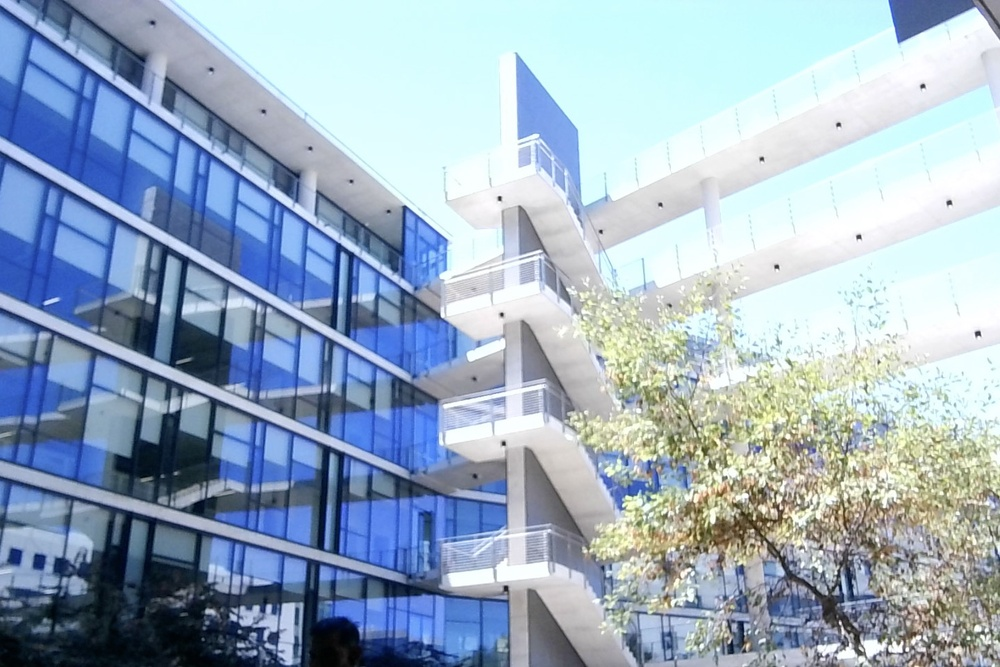
#> input picture q_ir/Photo on 8-19-25 at 12.00 PM #2.JPG, 1000 x 667 px, shrunk from 1440 x 960 before the run; its folder holds 4 pictures in this run
$ jupyter execute --allow-errors boxes-frames-multiple.ipynb
#> lines starting #> are read from the running program, lines starting #| are printed output that depends on the picture
[cell 1]
import os
import matplotlib.pyplot as plt
import cv2
import numpy as np
import random
from glob import glob

[cell 2]
imgs_folder  = '../filters-results/imgs/q_ir'
impaths = sorted(glob(imgs_folder + "/**.*"))

[cell 3]
def image_grids(image, N):
    """
    Splits the given image into N x N grids.

    Parameters:
        image (numpy.ndarray): The input image loaded with OpenCV.
        N (int): Number of rows and columns to split the image into.

    Returns:
        grids (list): A list of grid cells (as image crops).
    """
    if image is None:
        raise ValueError("The provided image is None.")

    height, width = image.shape[:2]

    grid_h = height // N
    grid_w = width // N

    grids = []

    for i in range(N):
        for j in range(N):
            top = i * grid_h
            left = j * grid_w
            bottom = (i + 1) * grid_h if i < N - 1 else height
            right = (j + 1) * grid_w if j < N - 1 else width

            grid = image[top:bottom, left:right]
            grids.append(grid)

    return grids

[cell 4]
impaths

[cell 5]
imgs_bgr = [cv2.imread(i) for i in impaths]
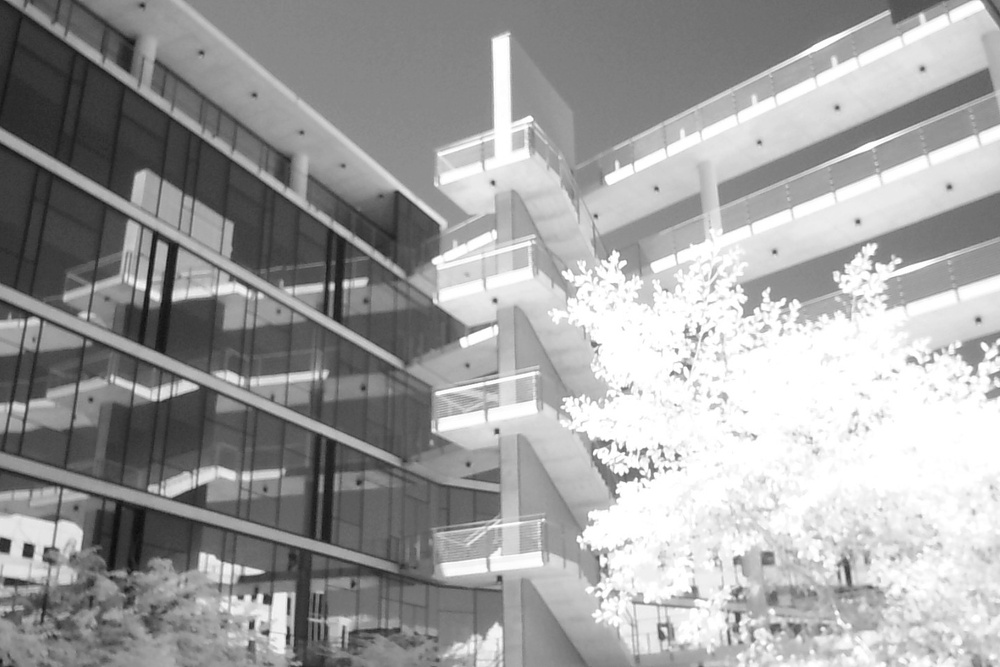
#> input picture q_ir/Photo on 8-19-25 at 12.00 PM.JPG, 1000 x 667 px, shrunk from 1440 x 960 before the run
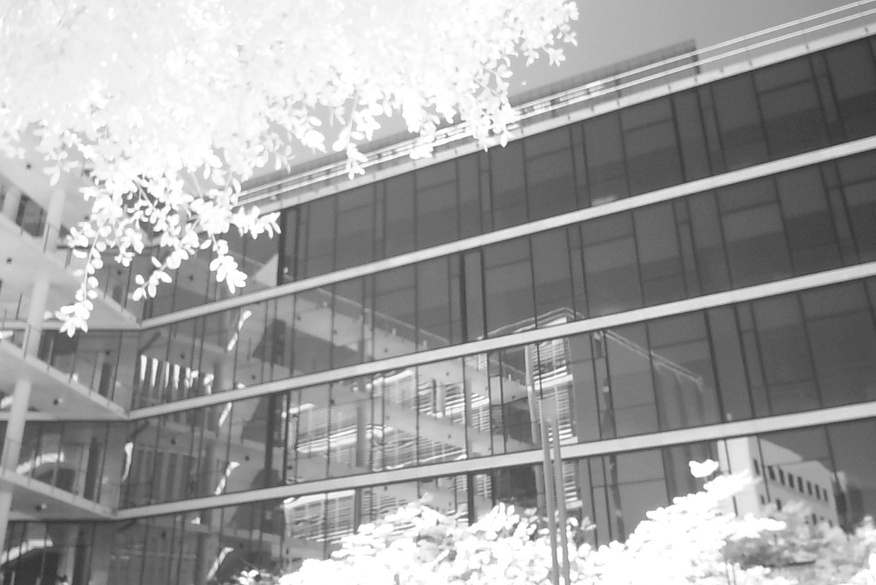
#> input picture q_ir/Photo on 8-19-25 at 12.04 PM #2.JPG, 876 x 585 px, shrunk from 1262 x 842 before the run
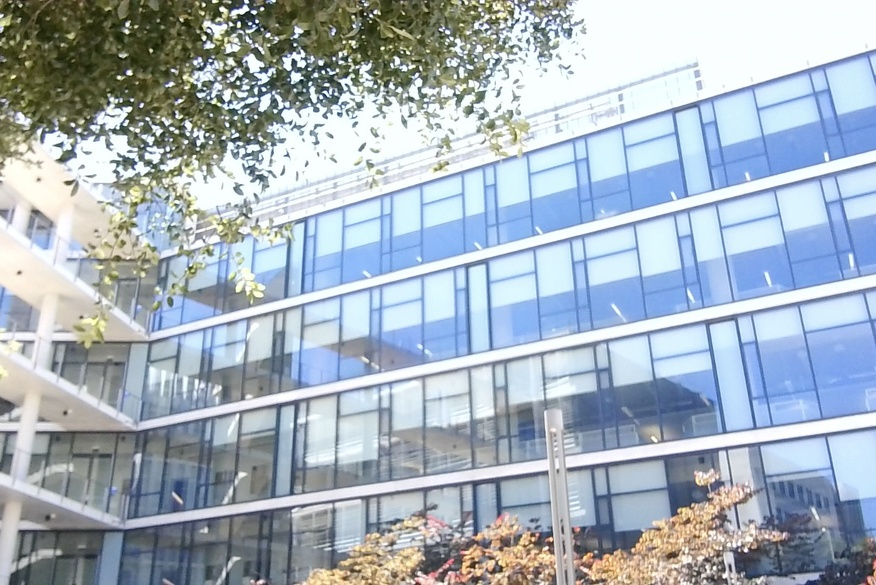
#> input picture q_ir/Photo on 8-19-25 at 12.04 PM.JPG, 876 x 585 px, shrunk from 1262 x 842 before the run
#> imgs_bgr = 4 items
imgs_rgb = [cv2.cvtColor(img,cv2.COLOR_BGR2RGB) for img in imgs_bgr ]
#> imgs_rgb = 4 items

[cell 6]
pair = imgs_rgb[0:2]
#> pair = 2 items
pair2 =  imgs_rgb[2:4]
#> pair2 = 2 items
pair3 =  imgs_rgb[4:6]
#> pair3 = []

[cell 7]
IMGSQTY = len(pair)
#> IMGSQTY = 2

#> (a cell that did not finish here is left out)

#> (a cell that did not finish here is left out)

[cell 10]
for i in range(2, 31, 2):

    side = i
    #boxed_list = [image_grids(i,side) for i in pair[::-1] ]
    boxed_list = [image_grids(i,side) for i in pair ]
    combined = []
    box_slct = 0
    imgqty = len(boxed_list)
    for i in range(side ** 2):
        combined.append(boxed_list[box_slct][i])
        box_slct+=1
        if not box_slct % IMGSQTY:
            box_slct = 0

    sq = [combined[i * side:(i + 1) * side] for i in range(side)]
    v = []
    for h in sq:
        v.append(np.hstack(h))
    j = np.vstack(v)
    im2save = cv2.cvtColor(j,cv2.COLOR_RGB2BGR)
    outf = f"../filters-results/qir_results_pair/q3_{side}.png"
    cv2.imwrite(outf,im2save)

    boxed_list = [image_grids(i,side) for i in pair[::-1] ]
    combined = []
    box_slct = 0
    imgqty = len(boxed_list)
    for i in range(side ** 2):
        combined.append(boxed_list[box_slct][i])
        box_slct+=1
        if not box_slct % IMGSQTY:
            box_slct = 0

    sq = [combined[i * side:(i + 1) * side] for i in range(side)]
    v = []
    for h in sq:
        v.append(np.hstack(h))
    j = np.vstack(v)
    im2save = cv2.cvtColor(j,cv2.COLOR_RGB2BGR)
    outf = f"../filters-results/qir_results_pair/R_q3_{side}.png"
    cv2.imwrite(outf,im2save)
#> this loop made 15 passes
#> pass 1, `im2save = cv2.cvtColor(j,cv2.COLOR_RGB2BGR)`:
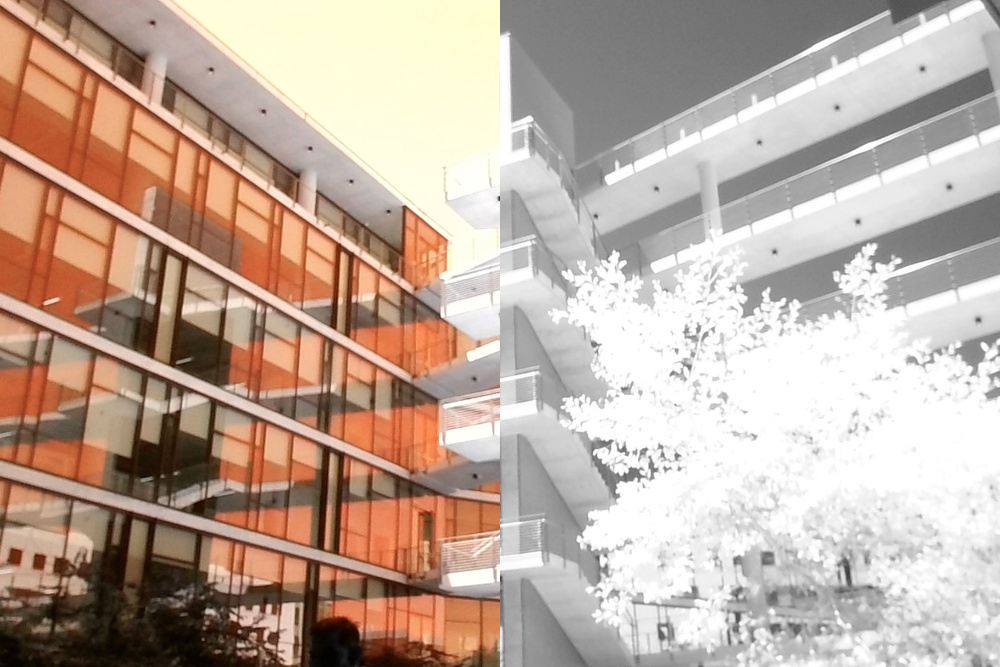
#> im2save: shape (667, 1000, 3); mean R, G, B 190.3, 170.8, 157.8
#> pass 1, `im2save = cv2.cvtColor(j,cv2.COLOR_RGB2BGR)`:
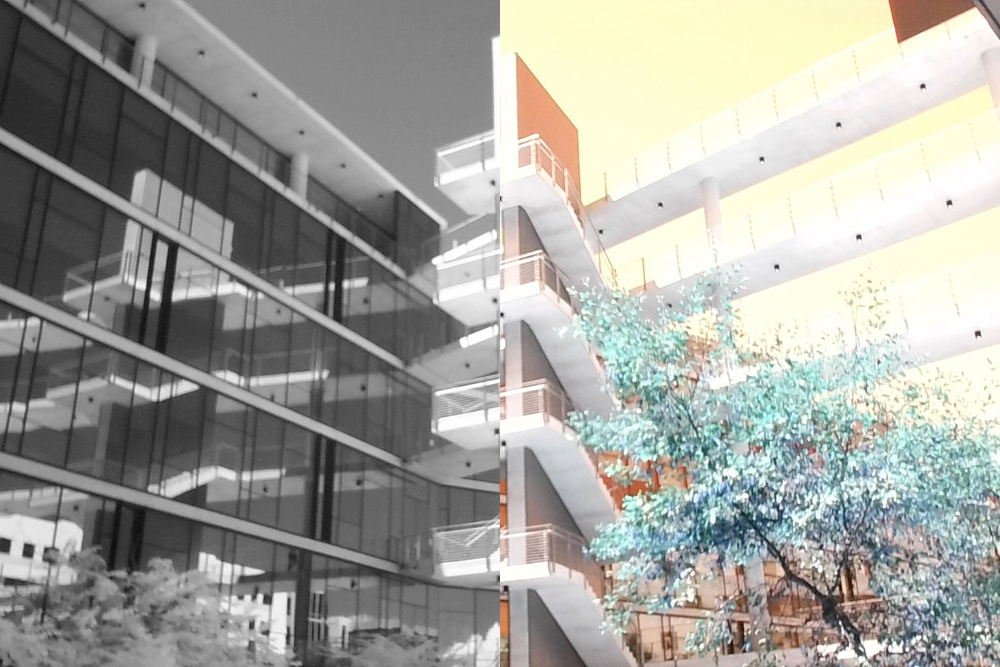
#> im2save: shape (667, 1000, 3); mean R, G, B 162.6, 163.1, 157
#> pass 2, `im2save = cv2.cvtColor(j,cv2.COLOR_RGB2BGR)`:
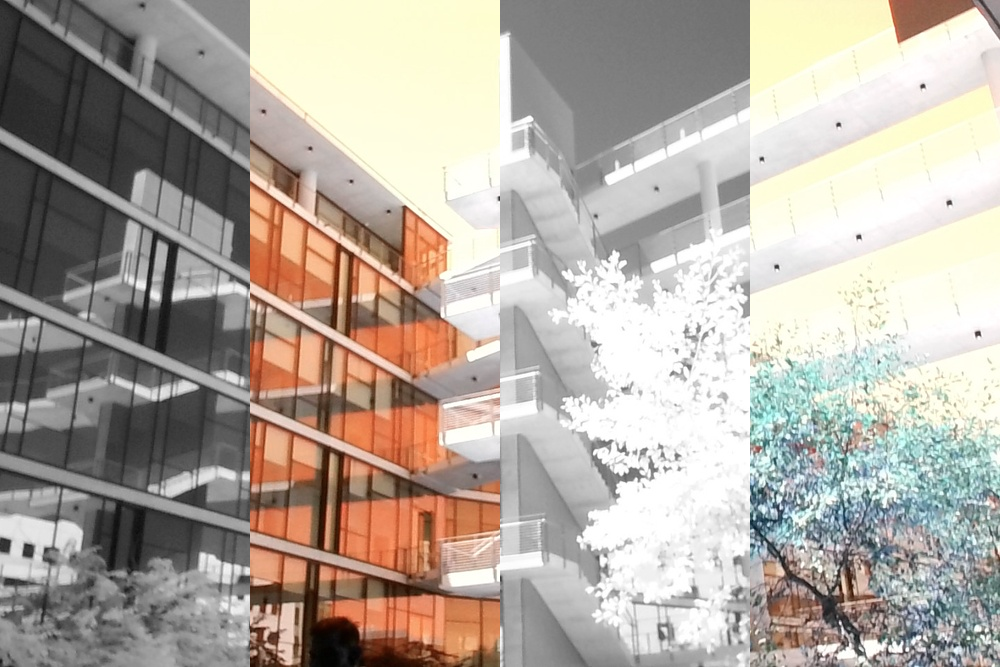
#> im2save: shape (667, 1000, 3); mean R, G, B 177.8, 169.4, 160.1
#> after the loop:
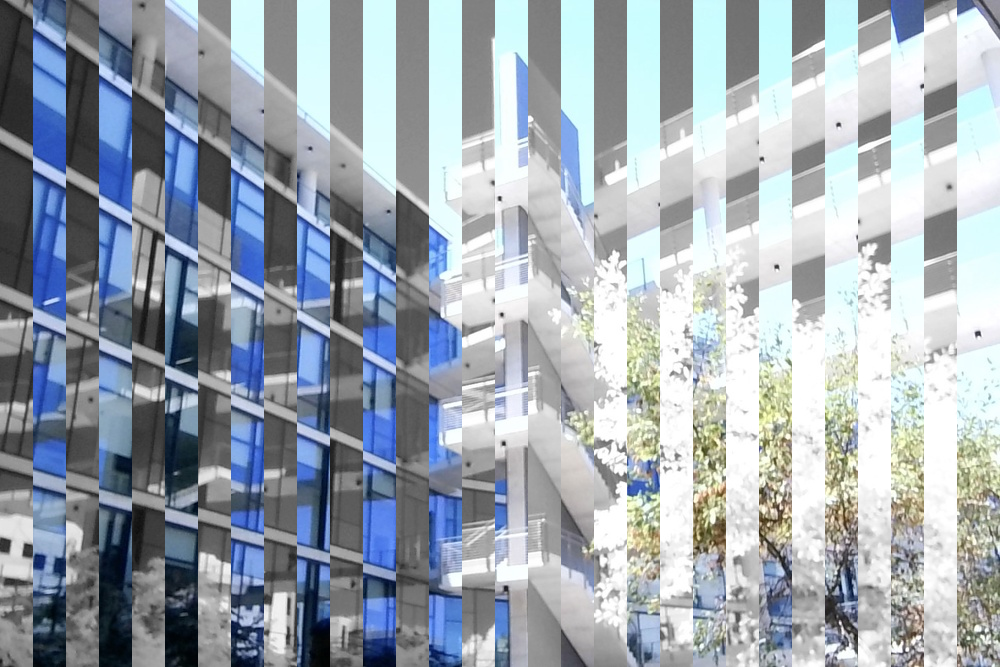
#> j: shape (667, 1000, 3); mean R, G, B 157.9, 167.2, 176

[cell 11]
files = [f"../filters-results/qir_results_pair/q3_{i}.png" for i in range(2, 31, 2) ]
#> files = 15 items
rilesR = [f"../filters-results/qir_results_pair/R_q3_{i}.png" for i in range(2, 31, 2) ]
#> rilesR = 15 items

[cell 12]
towrite =  list(zip(files , rilesR))
#> towrite = 15 items

towrite = towrite + towrite[::-1]
#> towrite = 30 items

towrite = towrite + towrite
#> towrite = 60 items

[cell 13]
with open("q3.txt","w") as f:
    for t in towrite:
        f.write(f"file {t[0]}\nduration 0.100\n")
        f.write(f"file {t[1]}\nduration 0.100\n")
#> this loop made 60 passes
